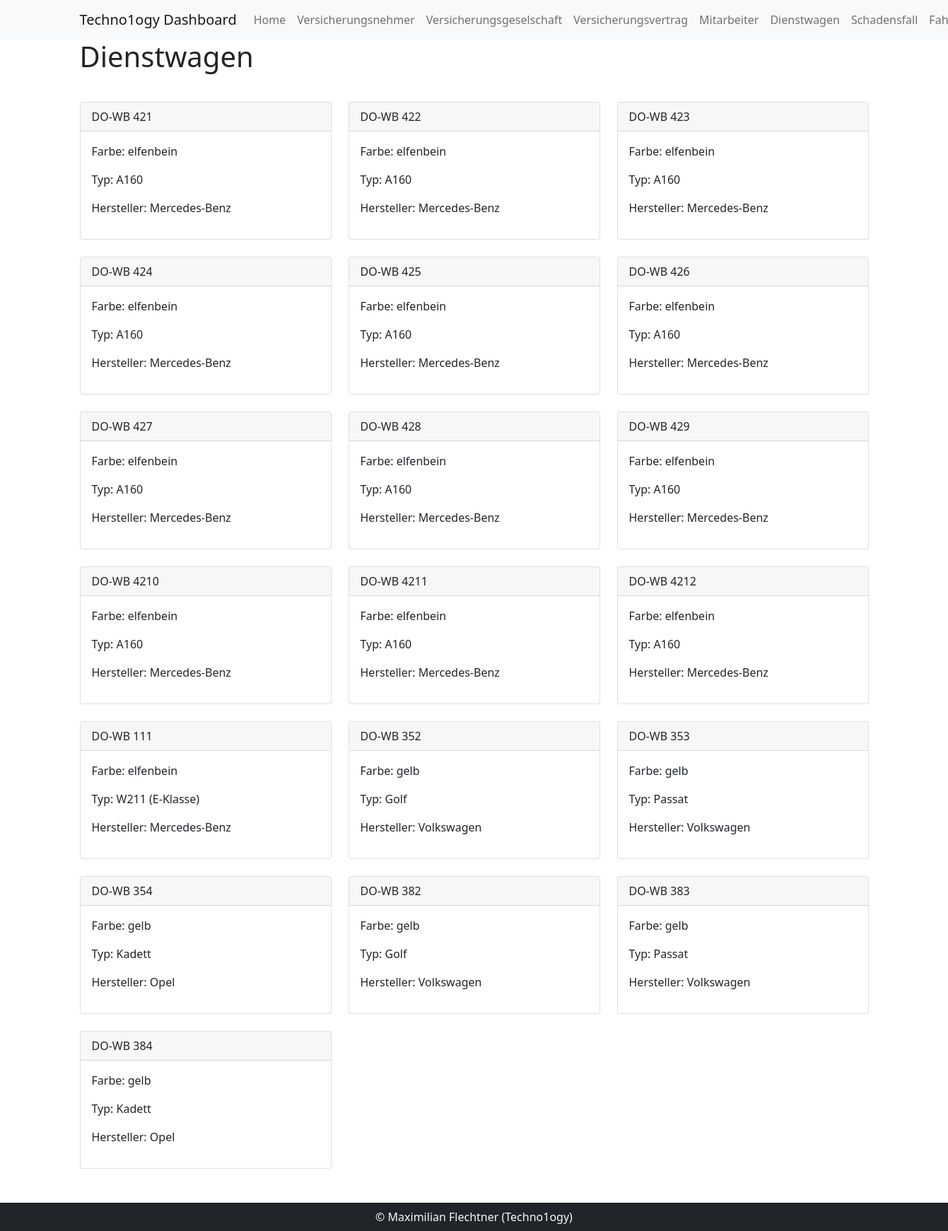
Page /companycar on the committed database.
### tables this page shows
CREATE TABLE Dienstwagen
(ID              INTEGER       NOT NULL AUTO_INCREMENT,
 Kennzeichen     VARCHAR(10)   NOT NULL,
 Farbe           VARCHAR(30),
 Fahrzeugtyp_ID  INTEGER       NOT NULL,
 Mitarbeiter_ID  INTEGER,
 CONSTRAINT Dienstwagen_PK  PRIMARY KEY (ID)
);

CREATE TABLE Fahrzeugtyp
(ID              INTEGER       NOT NULL ,
 Bezeichnung     VARCHAR(30)   NOT NULL,
 Hersteller_ID   INTEGER       NOT NULL,
 CONSTRAINT Fahrzeugtyp_PK  PRIMARY KEY (ID)
);

CREATE TABLE Fahrzeughersteller
(ID              INTEGER       NOT NULL ,
 Name            VARCHAR(30)   NOT NULL,
 Land            VARCHAR(30),
 CONSTRAINT Fahrzeughersteller_PK  PRIMARY KEY (ID)
);

### Controller/CompanyCar.php (called while the page is built, shortened)
<?php
class CompanyCar extends Controller implements ControllerModel
{
    public static function start($file)
    {
        $carList = CompanyCarModel::getAll();
        require_once($file);
    }
}

### Routes.php (called while the page is built, shortened)
<?php
Route::set('companycar', function () {
    CompanyCar::CreateView("CompanyCar");
});
?>

### index.php (called while the page is built, shortened)
<?php
require_once('Routes.php');

### Models/Db.php (called while the page is built, shortened)
<?php
class Db
{
    public static function getAllFromDB($db)
    {
        return self::query("SELECT * FROM " . $db);
    }
    public static function query($query, $params = array())
    {
        try {
            $stmt = self::con()->prepare($query);
        } catch (Exception $e) {
            die('<div class="alert alert-danger">Die Tabelle existiert nicht, bitte überprüfen Sie ihre Datenbank(<a href="/installer">Installiren</a>)</div>');
        }
        $stmt->execute($params);
        $data = $stmt->fetchAll();
        return $data;
    }
    private static function con()
    {
        if (!defined('DBHOST') || !defined('DBNAME') || !defined('DBUSER') && !defined('DBPASS')) {
            header("Location: /installer");
        } else {
            try {
                $pdo = new PDO("mysql:host=" . DBHOST . ";dbname=" . DBNAME . ";charset=utf8", DBUSER, DBPASS);
            } catch (Exception $e) {
                die('<div class="alert alert-danger" role="alert">Bitte geben Sie die richtigen Daten zur Datenbank an (<a href="/installer">Instalieren</a>)</div>');
            }
            $pdo->setAttribute(PDO::ATTR_EMULATE_PREPARES, false);
            $pdo->setAttribute(PDO::ATTR_ERRMODE, PDO::ERRMODE_EXCEPTION);
            return $pdo;
        }
    }
}
?>

### Models/CompanyCar.php (called while the page is built, shortened)
<?php
class CompanyCarModel extends Db implements Model
{
    public function __construct($id, $indicator, $color, $typeId, $staffId)
    {
        $this->indicator = $indicator;
        $this->color = $color;
        $this->typeId = $typeId;
    }
    public static function getAll()
    {
        $cars = [];
        foreach (self::getAllFromDB('Dienstwagen') as $car) {
            $cars[] = new CompanyCarModel(
                $car[0],
                $car[1],
                $car[2],
                $car[3],
                $car[4]
            );
        }
        return $cars;
    }
}

### Models/CarType.php (called while the page is built, shortened)
<?php
class CarTypeModel extends Db implements Model
{
    public function __construct($id, $name, $manufacturerID)
    {
        $this->name = $name;
        $this->manufacturerID = $manufacturerID;
    }
    public static function getById($id)
    {
        $carTypes = [];
        $result = self::query("SELECT * FROM Fahrzeugtyp WHERE id = " . $id);
        if (!empty($result)) {
            foreach ($result as $carType) {
                $carTypes[] = new CarTypeModel(
                    $carType[0],
                    $carType[1],
                    $carType[2]
                );
            }
        }
        if (!empty($carTypes)) {
            return $carTypes[0];
        }
        return false;
    }
}

### Controller/CarType.php (called while the page is built, shortened)
<?php
class CarType extends Controller implements ControllerModel
{
    public static function getById($id)
    {
        if ($id) {
            return CarTypeModel::getById($id);
        }
        return false;
    }
}

### Models/CarManufacturer.php (called while the page is built, shortened)
<?php
class CarManufacturerModel extends Db implements Model
{
    public function __construct($id, $name, $country)
    {
        $this->name = $name;
    }
    public static function getById($id)
    {
        $carManufacturer = [];
        $result = self::query("SELECT * FROM Fahrzeughersteller WHERE id = " . $id);
        if (!empty($result)) {
            foreach ($result as $carManufacture) {
                $carManufacturer[] = new CarManufacturerModel(
                    $carManufacture[0],
                    $carManufacture[1],
                    $carManufacture[2]
                );
            }
        }
        if (!empty($carManufacturer)) {
            return $carManufacturer[0];
        }
        return false;
    }
}

### Controller/CarManufacturer.php (called while the page is built, shortened)
<?php
class CarManufacturer extends Controller implements ControllerModel
{
    public static function getById($id)
    {
        if ($id) {
            return CarManufacturerModel::getById($id);
        }
        return false;
    }
}

### templates/list/car-single.php (the view, shortened to what this page needs)
<?php if (isset($car) && $car instanceof CompanyCarModel): ?>
    <div class="col-lg-4 col-12 col-md-6 mt-4">
        <div class="card">
            <div class="card-header">
                <div class="row">
                    <div class="col-12">
                        <?= $car->indicator ?>
                    </div>
                </div>
            </div>
            <div class="card-body">
                <p>Farbe: <?= $car->color ?></p>
                <p>Typ: <?= CarType::getById($car->typeId)->name ?></p>
                <p>Hersteller: <?= CarManufacturer::getById(CarType::getById($car->typeId)->manufacturerID)->name ?></p>
            </div>
        </div>
    </div>
<?php endif; ?>

### View/CompanyCar.php
<div class="row">
    <div class="col-6">
        <h1>Dienstwagen</h1>
    </div>
</div>
<div class="row mt-2">
    <?php
    if (isset($carList) && !empty($carList)) {
        foreach ($carList as $car) {
            include('templates/list/car-single.php');
        }
    }
    ?>
</div>

### rows in the picture
dienstwagen: Kennzeichen "DO-WB 421", Farbe "elfenbein", Fahrzeugtyp_ID.Bezeichnung "A160", Fahrzeugtyp_ID.Name "Mercedes-Benz"
dienstwagen: Kennzeichen "DO-WB 422", Farbe "elfenbein", name "A160", name "Mercedes-Benz"
dienstwagen: Kennzeichen "DO-WB 423", Farbe "elfenbein", name "A160", name "Mercedes-Benz"
dienstwagen: Kennzeichen "DO-WB 424", Farbe "elfenbein", name "A160", name "Mercedes-Benz"
dienstwagen: Kennzeichen "DO-WB 425", Farbe "elfenbein", name "A160", name "Mercedes-Benz"
dienstwagen: Kennzeichen "DO-WB 426", Farbe "elfenbein", name "A160", name "Mercedes-Benz"
dienstwagen: Kennzeichen "DO-WB 427", Farbe "elfenbein", name "A160", name "Mercedes-Benz"
dienstwagen: Kennzeichen "DO-WB 428", Farbe "elfenbein", name "A160", name "Mercedes-Benz"
dienstwagen: Kennzeichen "DO-WB 429", Farbe "elfenbein", name "A160", name "Mercedes-Benz"
dienstwagen: Kennzeichen "DO-WB 4210", Farbe "elfenbein", name "A160", name "Mercedes-Benz"
dienstwagen: Kennzeichen "DO-WB 4211", Farbe "elfenbein", name "A160", name "Mercedes-Benz"
dienstwagen: Kennzeichen "DO-WB 4212", Farbe "elfenbein", name "A160", name "Mercedes-Benz"
dienstwagen: Kennzeichen "DO-WB 111", Farbe "elfenbein", Fahrzeugtyp_ID.Bezeichnung "W211 (E-Klasse)", name "Mercedes-Benz"
dienstwagen: Kennzeichen "DO-WB 352", Farbe "gelb", Fahrzeugtyp_ID.Bezeichnung "Golf", Fahrzeugtyp_ID.Name "Volkswagen"
dienstwagen: Kennzeichen "DO-WB 353", Farbe "gelb", Fahrzeugtyp_ID.Bezeichnung "Passat", name "Volkswagen"
dienstwagen: Kennzeichen "DO-WB 354", Farbe "gelb", Fahrzeugtyp_ID.Bezeichnung "Kadett", Fahrzeugtyp_ID.Name "Opel"
dienstwagen: Kennzeichen "DO-WB 382", Farbe "gelb", name "Golf", name "Volkswagen"
dienstwagen: Kennzeichen "DO-WB 383", Farbe "gelb", name "Passat", name "Volkswagen"
dienstwagen: Kennzeichen "DO-WB 384", Farbe "gelb", name "Kadett", name "Opel"
